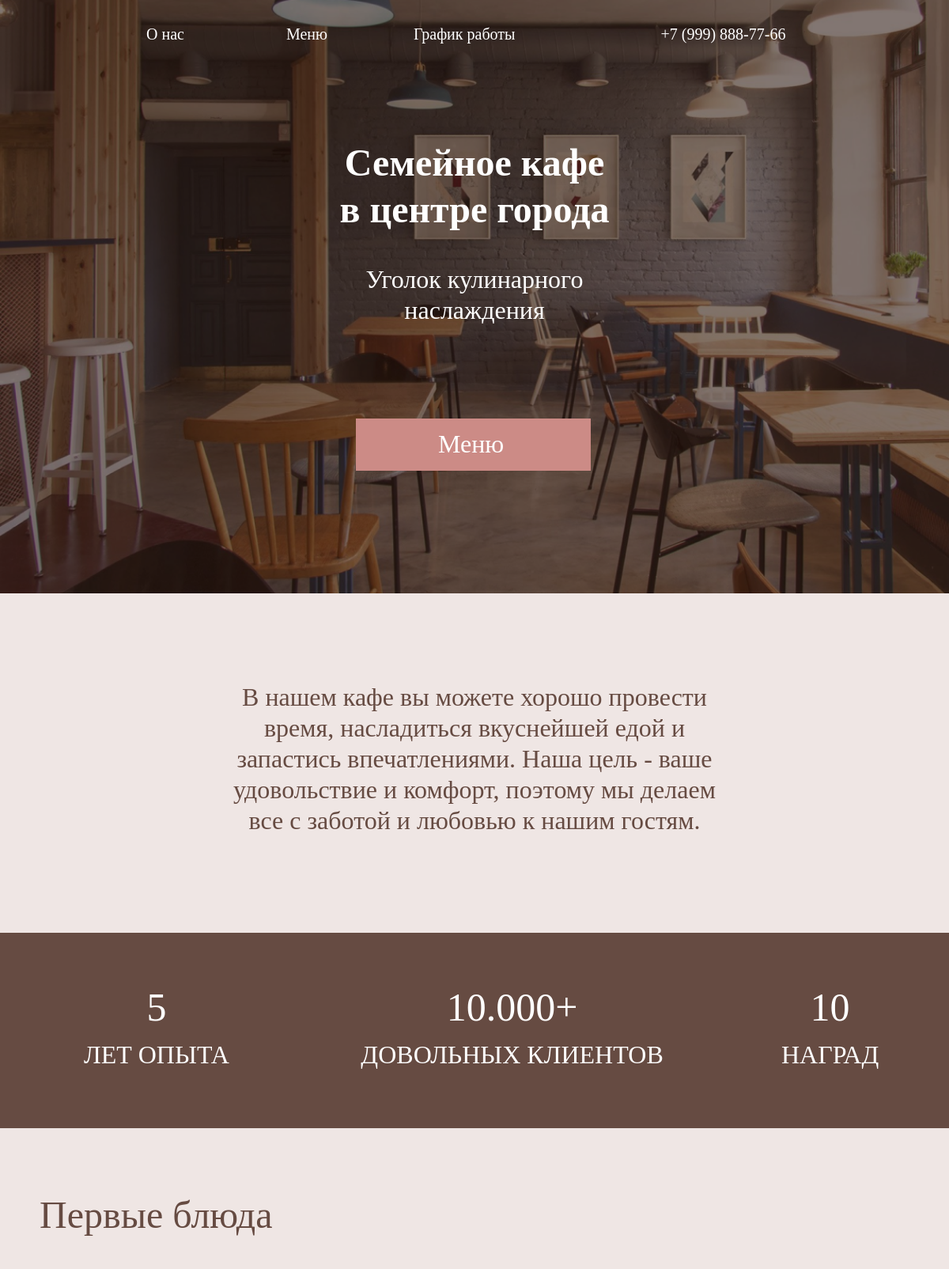
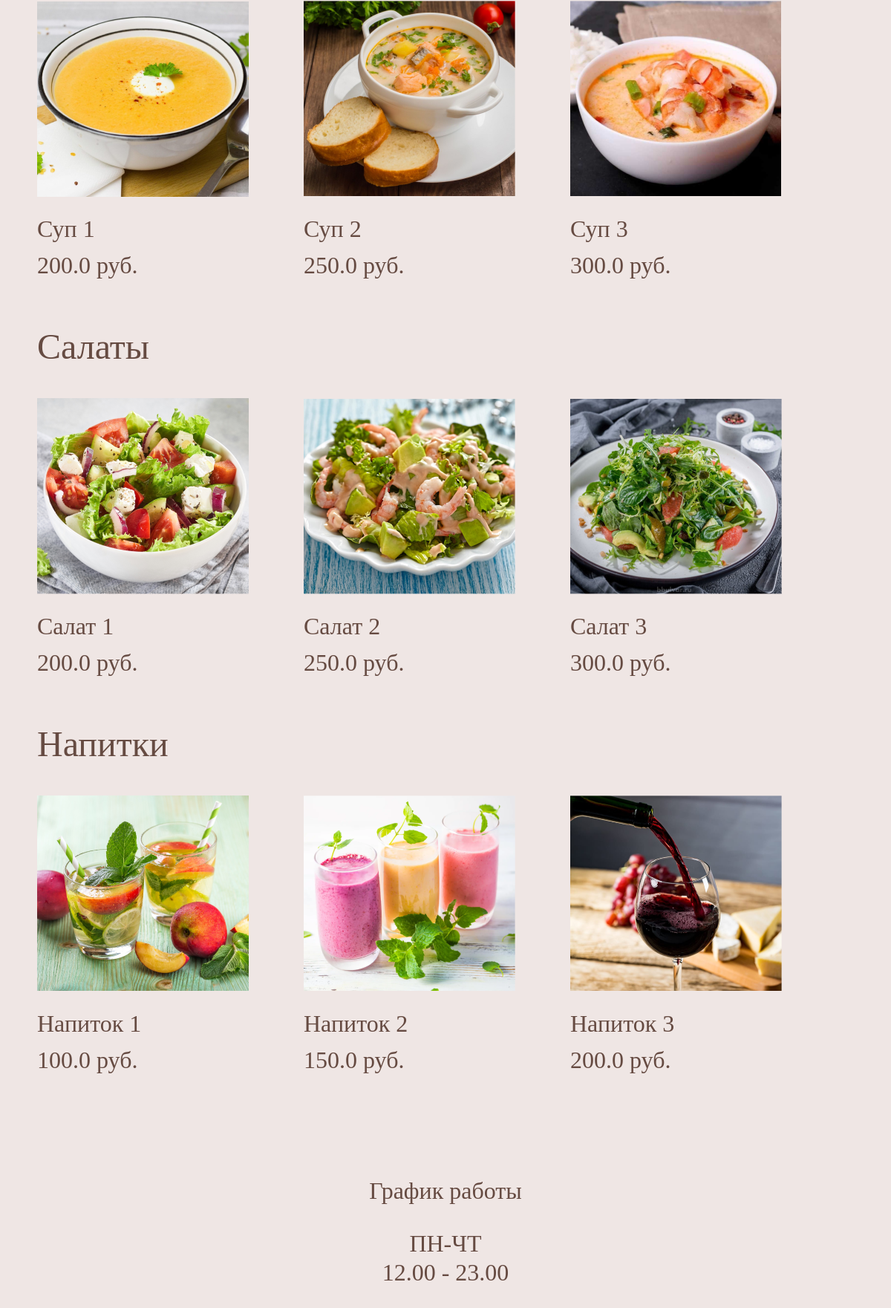
The page / (upper part) on the database its author committed (2 pictures, top to bottom).
### cafe_app/models.py (models this page shows, shortened)
class Dish(models.Model):
    category = models.CharField('Категория', max_length=600)
    title = models.CharField('Наименование', max_length=600)
    price = models.FloatField('Цена')

### cafe_app/views.py (the view)
# urls.py: 2. Add a URL to urlpatterns:  path('', views.home, name='home')
def home(request):
    first_courses = Dish.objects.filter(category='Первые блюда')
    salads = Dish.objects.filter(category='Салаты')
    drinks = Dish.objects.filter(category='Напитки')
    context = {
        'first_courses' : first_courses,
        'salads' : salads,
        'drinks' : drinks
    }
    return render(request, 'home.html', context)

### cafe_app/templates/home.html (shortened to what this page needs)
<!DOCTYPE html>
<html lang="en">
<head>
	{% load static %}
	<link rel="stylesheet" href="{% static '/style.css' %}">
</head>
<body>
	<section class="home-main">
		<div class="opacity">
			<div class="navigation">
				<a class="navigation-about" href="#about">О нас</a>
				<a class="navigation-menu" href="#menu">Меню</a>
				<a class="navigation-work_schedule" href="#work_schedule">График работы</a>
				<a class="navigation-phone" href="#">+7 (999) 888-77-66</a>
			</div>
			<h1>Семейное кафе<br> в центре города</h1>
			<p>Уголок кулинарного<br> наслаждения</p>
			<div class="home-main-btn"><a href="#menu">Меню</a></div>
		</div>
	</section>
	<section class="about" id="about">
		<p>В нашем кафе вы можете хорошо провести время, насладиться вкуснейшей едой и запастись впечатлениями. Наша цель - ваше удовольствие и комфорт, поэтому мы делаем все с заботой и любовью к нашим гостям.</p>
	</section>
	<section class="features">
		<table class="features-content">
			<tr>
				<td class="features-item">
					<h2>5</h2>
					<p>лет опыта</p>
				</td>
				<td class="features-item">
					<h2>10.000+</h2>
					<p>довольных клиентов</p>
				</td>
				<td class="features-item">
					<h2>10</h2>
					<p>наград</p>
				</td>
			</tr>
		</table>
	</section>
	<section class="menu" id="menu">
		<div class="menu-content">
			<h2 class="menu-title">Первые блюда</h2>
			{% for dish in first_courses %}
				<div class="menu-item">
					<img src="/static/img/{{dish.title}}.png" alt="(dish)">
					<p>{{dish.title}}</p>
					<p>{{dish.price}} руб.</p>
				</div>
			{% endfor %}
			<h2 class="menu-title">Салаты</h2>
			{% for dish in salads %}
				<div class="menu-item">
					<img src="/static/img/{{dish.title}}.png" alt="(dish)">
					<p>{{dish.title}}</p>
					<p>{{dish.price}} руб.</p>
				</div>
			{% endfor %}
			<h2 class="menu-title">Напитки</h2>
			{% for dish in drinks %}
				<div class="menu-item">
					<img src="/static/img/{{dish.title}}.png" alt="(dish)">
					<p>{{dish.title}}</p>
					<p>{{dish.price}} руб.</p>
				</div>
			{% endfor %}
		</div>
	</section>
	<section class="work_schedule" id="work_schedule">
		<p>График работы</p>
		<p>ПН-ЧТ<br>12.00 - 23.00</p>
	</section>
</body>
</html>

### static/style.css (style rules this page uses)
body { margin: 0; background: #000; }
.home-main { background: url("/static/img/background.png") no-repeat ; background-size: cover; height: 750px; }
.opacity { width: 100%; height: 100%; background: rgba(43, 23, 16, 0.59); }
.navigation { margin: auto; width:830px; }
.navigation a { padding-top: 31px; font-family: 'Montserrat'; font-style: normal; font-weight: 400; font-size: 20px; line-height: 24px; color: #FFFFFF; text-decoration: none; display:inline-block; opacity: none; }
.navigation-about { margin-right: 125px; }
.navigation-menu { margin-right: 105px; }
.navigation-work_schedule { margin-right: 180px; }
.home-main h1 { font-family: 'Montserrat'; font-style: normal; font-weight: 800; font-size: 48px; line-height: 59px; text-align: center; color: #FFFFFF; margin-top: 121px; }
.home-main p { font-family: 'Montserrat'; font-style: normal; font-weight: 500; font-size: 32px; line-height: 39px; text-align: center; color: #FFFFFF; margin-top: 31px; }
.home-main-btn { margin: auto; width: 300px; margin-top: 130px; }
.home-main-btn a { text-decoration: none; font-family: 'Montserrat'; font-style: normal; font-weight: 500; font-size: 32px; line-height: 39px; color: #FFFFFF; background: #CC8B86; text-align: center; padding-top: 14px; padding-bottom: 16px; padding-left: 104px; padding-right: 110px; }
.about { padding: 80px 274px 90px 274px; text-align: center; font-family: 'Montserrat'; font-style: normal; font-weight: 500; font-size: 32px; line-height: 39px; color: #664B42; background-color: #EFE6E4; }
.features { background-color: #664B42; }
.features-content { margin: auto; width: 1100px; }
.features-item { text-align: center; }
.features-item h2 { font-family: 'Montserrat'; font-style: normal; font-weight: 400; font-size: 50px; line-height: 62px; color: #FFFFFF; margin: 0; margin-top: 60px; }
.features-item p { font-family: 'Montserrat'; font-style: normal; font-weight: 500; font-size: 32px; line-height: 39px; text-transform: uppercase; color: #FFFFFF; margin: 0; margin-top: 10px; margin-bottom: 70px; }
.menu { background-color: #EFE6E4; padding-top: 30px; padding-bottom: 80px; }
.menu-content { margin: auto; width: 1100px; }
.menu-title { font-family: 'Montserrat'; font-style: normal; font-weight: 500; font-size: 48px; line-height: 59px; color: #664B42; margin: 0; margin-bottom: 40px; margin-top: 50px; }
.menu-item { display: inline-block; margin-right: 70px; }
.menu-item p { font-family: 'Montserrat'; font-style: normal; font-weight: 500; font-size: 32px; line-height: 39px; color: #664B42; margin: 0; margin-bottom: 10px; }
.menu-item img { margin-bottom: 20px; }
.work_schedule { background-color: #EFE6E4; padding-top: 15px; padding-bottom: 65px; }
.work_schedule p { font-family: 'Montserrat'; font-style: normal; font-weight: 500; font-size: 32px; line-height: 39px; text-align: center; color: #664B42; }

### rows shown on the page
Dish: title (picture), title "Суп 1", price "200.0"
Dish: title (picture), title "Суп 2", price "250.0"
Dish: title (picture), title "Суп 3", price "300.0"
Dish: title (picture), title "Салат 1", price "200.0"
Dish: title (picture), title "Салат 2", price "250.0"
Dish: title (picture), title "Салат 3", price "300.0"
Dish: title (picture), title "Напиток 1", price "100.0"
Dish: title (picture), title "Напиток 2", price "150.0"
Dish: title (picture), title "Напиток 3", price "200.0"
